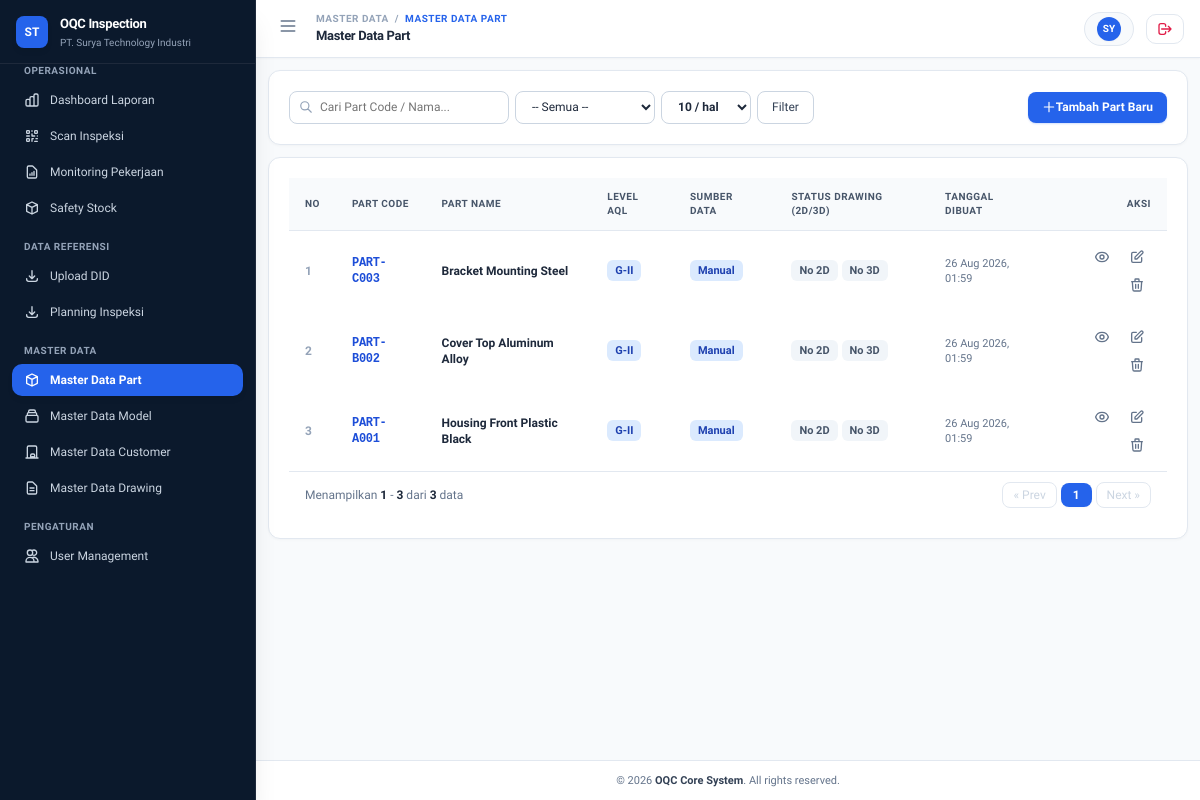
Page /modules/master_parts/index.php on the committed database.
### tables this page shows
CREATE TABLE `master_parts` (
  `id` BIGINT(20) UNSIGNED NOT NULL AUTO_INCREMENT,
  `part_code` VARCHAR(50) NOT NULL,
  `part_name` VARCHAR(255) NOT NULL,
  `model_id` BIGINT(20) UNSIGNED NULL,
  `aql_level` ENUM('G-I', 'G-II', 'G-III') NOT NULL DEFAULT 'G-II',
  `source` ENUM('manual', 'auto_generated') NOT NULL DEFAULT 'manual',
  `created_by` BIGINT(20) UNSIGNED NULL,
  `created_at` DATETIME DEFAULT CURRENT_TIMESTAMP,
  `updated_at` DATETIME DEFAULT CURRENT_TIMESTAMP ON UPDATE CURRENT_TIMESTAMP,
  PRIMARY KEY (`id`),
  UNIQUE KEY `uk_master_parts_code` (`part_code`),
  KEY `fk_parts_created_by` (`created_by`),
  KEY `fk_parts_model` (`model_id`),
  CONSTRAINT `fk_parts_created_by` FOREIGN KEY (`created_by`) REFERENCES `users` (`id`) ON DELETE SET NULL,
  CONSTRAINT `fk_parts_model` FOREIGN KEY (`model_id`) REFERENCES `master_models` (`id`) ON DELETE SET NULL
);

### modules/master_parts/index.php (the view, shortened to what this page needs)
<?php
require_once __DIR__ . '/../../layouts/header.php';
require_once __DIR__ . '/../../layouts/sidebar.php';
$pdo = getDB();
$parts = [];
$search = sanitize($_GET['search'] ?? '');
$limit = filter_input(INPUT_GET, 'limit', FILTER_VALIDATE_INT) ?: 10;
$page = filter_input(INPUT_GET, 'page', FILTER_VALIDATE_INT) ?: 1;
$offset = ($page - 1) * $limit;
$totalItems = 0;
$totalPages = 1;
if ($pdo) {
    try {
        $countSql = "SELECT COUNT(*) as total FROM master_parts p WHERE 1=1";
        $countParams = [];
        $stmtCount = $pdo->prepare($countSql);
        $stmtCount->execute($countParams);
        $totalItems = (int) $stmtCount->fetchColumn();
        $totalPages = ceil($totalItems / $limit);
        $offset = ($page - 1) * $limit;
        $sql = "SELECT p.*, m.name AS model_name, d.drawing_2d_path, d.drawing_3d_path
                FROM master_parts p
                LEFT JOIN master_models m ON p.model_id = m.id
                LEFT JOIN master_drawings d ON p.id = d.part_id
                WHERE 1=1";
        $sql .= " ORDER BY p.id DESC LIMIT :limit OFFSET :offset";
        $stmt = $pdo->prepare($sql);
        $stmt->bindValue(':limit', (int)$limit, PDO::PARAM_INT);
        $stmt->bindValue(':offset', (int)$offset, PDO::PARAM_INT);
        $stmt->execute();
        $parts = $stmt->fetchAll();
    } catch (PDOException $e) {
        $parts = [];
    }
}
?>
<div id="main-content-wrapper" class="flex-1 md:pl-64 flex flex-col min-h-screen transition-all duration-300">
    <?php require_once __DIR__ . '/../../layouts/navbar.php'; ?>
    <main class="flex-1 p-3 md:p-5 space-y-3">
        <div class="card p-2.5 bg-white border border-slate-200/80 rounded-xl shadow-xs">
            <div style="display: flex; align-items: center; justify-content: space-between; gap: 8px; flex-wrap: wrap;">
                <form action="" method="GET" style="display: flex; align-items: center; gap: 6px; flex-wrap: wrap; flex: 1;">
                    <div style="position: relative; width: 220px; max-width: 100%;">
                        <input type="text" name="search" value="<?= htmlspecialchars($search) ?>"
                               placeholder="Cari Part Code / Nama..." class="form-input py-1 text-xs" style="padding-left: 30px; width: 100%;">
                    </div>
                    <select name="source" class="form-input py-1 text-xs" style="width: 140px;">
                        <option value="">-- Semua --</option>
                    </select>
                    <select name="limit" onchange="this.form.submit()" class="form-input py-1 text-xs font-semibold text-slate-700" style="width: 90px;">
                        <option value="10" <?= ($limit == 10) ? 'selected' : '' ?>>10 / hal</option>
                    </select>
                    <button type="submit" class="btn-secondary py-1 px-2.5 text-xs">
                        Filter
                    </button>
                </form>
                <div>
                    <a href="<?= base_url('modules/master_parts/create.php') ?>" class="btn-primary py-1 px-3 text-xs">
                        <svg class="w-3.5 h-3.5 mr-1" fill="none" stroke="currentColor" viewBox="0 0 24 24">
                            <path stroke-linecap="round" stroke-linejoin="round" stroke-width="2" d="M12 4v16m8-8H4"></path>
                        </svg>
                        Tambah Part Baru
                    </a>
                </div>
            </div>
        </div>
        <div class="card p-0 overflow-hidden">
            <div class="overflow-x-auto">
                <table class="w-full text-left text-xs text-slate-700">
                    <thead class="bg-slate-50 text-slate-600 font-bold border-b border-slate-200/80 uppercase tracking-wider text-[10px]">
                        <tr>
                            <th class="px-4 py-3">No</th>
                            <th class="px-4 py-3">Part Code</th>
                            <th class="px-4 py-3">Part Name</th>
                            <th class="px-4 py-3">Level AQL</th>
                            <th class="px-4 py-3">Sumber Data</th>
                            <th class="px-4 py-3">Status Drawing (2D/3D)</th>
                            <th class="px-4 py-3">Tanggal Dibuat</th>
                            <th class="px-4 py-3 text-right">Aksi</th>
                        </tr>
                    </thead>
                    <tbody class="divide-y divide-slate-100">
                        <?php if (empty($parts)): ?>
                            <tr>
                                <td colspan="8" class="px-4 py-8 text-center text-slate-400">
                                    Belum ada data Master Part. Silakan tambah data baru.
                                </td>
                            </tr>
                        <?php else: ?>
                            <?php foreach ($parts as $index => $part): ?>
                                <tr class="hover:bg-slate-50/80 transition-colors">
                                    <td class="px-4 py-3 font-semibold text-slate-400"><?= $offset + $index + 1 ?></td>
                                    <td class="px-4 py-3 font-extrabold text-blue-700 font-mono tracking-tight">
                                        <?= htmlspecialchars($part['part_code']) ?>
                                    </td>
                                    <td class="px-4 py-3 font-semibold text-slate-800">
                                        <?= htmlspecialchars($part['part_name']) ?>
                                    </td>
                                    <td class="px-4 py-3 font-bold">
                                        <?php
                                        $aqlLvl = $part['aql_level'] ?? 'G-II';
                                        if ($aqlLvl === 'G-I'): ?>
                                            <span class="badge badge-warning" title="General Level I - Longgar (Reduced Inspection)">G-I</span>
                                        <?php elseif ($aqlLvl === 'G-III'): ?>
                                            <span class="badge" style="background-color: #ffe4e6; color: #e11d48; border: 1px solid #fecdd3;" title="General Level III - Ketat (Tightened Inspection)">G-III</span>
                                        <?php else: ?>
                                            <span class="badge badge-blue" title="General Level II - Normal (Standar STI)">G-II</span>
                                        <?php endif; ?>
                                    </td>
                                    <td class="px-4 py-3">
                                        <?php if ($part['source'] === 'manual'): ?>
                                            <span class="badge badge-blue">Manual</span>
                                        <?php else: ?>
                                            <span class="badge badge-warning">Auto (DID/Kanban)</span>
                                        <?php endif; ?>
                                    </td>
                                    <td class="px-4 py-3">
                                        <div class="flex items-center space-x-1">
                                            <?php if (!empty($part['drawing_2d_path'])): ?>
                                                <span class="badge badge-success" title="Drawing 2D (PDF) Tersedia">2D PDF</span>
                                            <?php else: ?>
                                                <span class="badge badge-secondary" title="Drawing 2D Tidak Ada">No 2D</span>
                                            <?php endif; ?>
                                            <?php if (!empty($part['drawing_3d_path'])): ?>
                                                <span class="badge badge-success" title="Drawing 3D (.STP) Tersedia">3D STP</span>
                                            <?php else: ?>
                                                <span class="badge badge-secondary" title="Drawing 3D Tidak Ada">No 3D</span>
                                            <?php endif; ?>
                                        </div>
                                    </td>
                                    <td class="px-4 py-3 text-[11px] text-slate-500">
                                        <?= format_date($part['created_at']) ?>
                                    </td>
                                    <td class="px-4 py-3 text-right space-x-1">
                                        <a href="<?= base_url('modules/master_drawings/detail.php?part_id=' . $part['id']) ?>"
                                           class="btn-icon text-blue-600 hover:bg-blue-50" title="Lihat / Kelola Drawing 2D/3D">
                                        </a>
                                        <a href="<?= base_url('modules/master_parts/edit.php?id=' . $part['id']) ?>"
                                           class="btn-icon text-indigo-600 hover:bg-indigo-50" title="Edit Part">
                                            <svg class="w-4 h-4" fill="none" stroke="currentColor" viewBox="0 0 24 24">
                                                <path stroke-linecap="round" stroke-linejoin="round" stroke-width="2" d="M11 5H6a2 2 0 00-2 2v11a2 2 0 002 2h11a2 2 0 002-2v-5m-1.414-9.414a2 2 0 112.828 2.828L11.828 15H9v-2.828l8.586-8.586z"></path>
                                            </svg>
                                        </a>
                                        <button type="button"
                                                onclick="confirmDelete('<?= base_url('modules/master_parts/delete.php?id=' . $part['id']) ?>', '<?= htmlspecialchars($part['part_code'], ENT_QUOTES) ?>')"
                                                class="btn-icon text-rose-600 hover:bg-rose-50" title="Hapus Part">
                                            <svg class="w-4 h-4" fill="none" stroke="currentColor" viewBox="0 0 24 24">
                                                <path stroke-linecap="round" stroke-linejoin="round" stroke-width="2" d="M19 7l-.867 12.142A2 2 0 0116.138 21H7.862a2 2 0 01-1.995-1.858L5 7m5 4v6m4-6v6m1-10V4a1 1 0 00-1-1h-4a1 1 0 00-1 1v3M4 7h16"></path>
                                            </svg>
                                        </button>
                                    </td>
                                </tr>
                            <?php endforeach; ?>
                        <?php endif; ?>
                    </tbody>
                </table>
            </div>
            <?= render_pagination($page, $totalPages, $totalItems, $limit) ?>
        </div>
    </main>
<?php require_once __DIR__ . '/../../layouts/footer.php'; ?>

### config/helper.php (shortened to what this page needs)
<?php
function base_url($path = '') {
    $cleanPath = ltrim($path, '/');
    return BASE_URL . ($cleanPath ? '/' . $cleanPath : '');
}
function sanitize($data) {
    return htmlspecialchars(trim($data), ENT_QUOTES, 'UTF-8');
}
function format_date($dateString) {
    $time = strtotime($dateString);
    return date('d M Y, H:i', $time);
}
function render_pagination($currentPage, $totalPages, $totalItems, $perPage = 10) {
    $start = $totalItems > 0 ? (($currentPage - 1) * $perPage) + 1 : 0;
    $end = min($currentPage * $perPage, $totalItems);
    $queryParams = $_GET;
    $buildUrl = function($page) use ($queryParams) {
        $queryParams['page'] = $page;
        return '?' . http_build_query($queryParams);
    };
    $html = '<div class="px-4 py-2.5 bg-white border-t border-slate-200/80 text-xs text-slate-500 font-medium" style="display: flex; align-items: center; justify-content: space-between; gap: 12px; flex-wrap: wrap;">';
    $html .= '<div>';
    $html .= 'Menampilkan <span class="font-bold text-slate-800">' . $start . '</span> - <span class="font-bold text-slate-800">' . $end . '</span> dari <span class="font-bold text-slate-800">' . $totalItems . '</span> data';
    $html .= '</div>';
    $html .= '<div style="display: flex; align-items: center; gap: 4px;">';
    if ($currentPage > 1) {
        $html .= '<a href="' . $buildUrl($currentPage - 1) . '" class="btn-secondary py-1 px-2.5 text-xs">&laquo; Prev</a>';
    } else {
        $html .= '<span class="px-2.5 py-1 text-slate-300 border border-slate-200 rounded-lg text-xs cursor-not-allowed select-none">&laquo; Prev</span>';
    }
    $window = 2;
    $maxPages = max(1, $totalPages);
    $startPage = max(1, $currentPage - $window);
    $endPage = min($maxPages, $currentPage + $window);
    for ($p = $startPage; $p <= $endPage; $p++) {
        if ($p == $currentPage) {
            $html .= '<span class="bg-blue-600 text-white font-bold px-3 py-1 rounded-lg text-xs shadow-xs">' . $p . '</span>';
        } else {
            $html .= '<a href="' . $buildUrl($p) . '" class="btn-secondary py-1 px-2.5 text-xs">' . $p . '</a>';
        }
    }
    if ($currentPage < $totalPages) {
        $html .= '<a href="' . $buildUrl($currentPage + 1) . '" class="btn-secondary py-1 px-2.5 text-xs">Next &raquo;</a>';
    } else {
        $html .= '<span class="px-2.5 py-1 text-slate-300 border border-slate-200 rounded-lg text-xs cursor-not-allowed select-none">Next &raquo;</span>';
    }
    $html .= '</div>';
    $html .= '</div>';
    return $html;
}

### rows in the picture
master_parts: index "1", part_code "PART-C003", part_name "Bracket Mounting Steel", aql_level "G-II", source "Manual", created_at "26 Aug 2026, 01:59"
master_parts: index "2", part_code "PART-B002", part_name "Cover Top Aluminum Alloy", aql_level "G-II", source "Manual", created_at "26 Aug 2026, 01:59"
master_parts: index "3", part_code "PART-A001", part_name "Housing Front Plastic Black", aql_level "G-II", source "Manual", created_at "26 Aug 2026, 01:59"

### other values in the picture
$breadcrumbCategory "MASTER DATA"
$pageTitle "MASTER DATA PART"
$pageTitle "Master Data Part"
$initials "SY"
$start "1"
$end "3"
$totalItems "3"
APP_NAME "OQC Core System"
